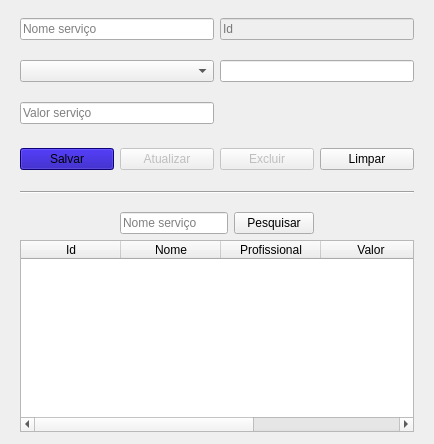
      <widget class="QWidget" name="tabSer">
       <attribute name="icon">
        <iconset resource="../res.qrc">
         <normaloff>:/icons/img/ser_ico.png</normaloff>:/icons/img/ser_ico.png</iconset>
       </attribute>
       <attribute name="title">
        <string>Serviços</string>
       </attribute>
       <layout class="QVBoxLayout" name="verticalLayout_8">
        <property name="leftMargin">
         <number>20</number>
        </property>
        <property name="topMargin">
         <number>12</number>
        </property>
        <property name="rightMargin">
         <number>20</number>
        </property>
        <property name="bottomMargin">
         <number>12</number>
        </property>
        <item>
         <layout class="QHBoxLayout" name="horizontalLayout_9">
          <property name="topMargin">
           <number>6</number>
          </property>
          <property name="bottomMargin">
           <number>6</number>
          </property>
          <item>
           <layout class="QVBoxLayout" name="verticalLayout_5">
            <property name="spacing">
             <number>20</number>
            </property>
            <item>
             <widget class="QLineEdit" name="txtNom_ser">
              <property name="statusTip">
               <string>Digite nome do serviço</string>
              </property>
              <property name="maxLength">
               <number>100</number>
              </property>
              <property name="placeholderText">
               <string>Nome serviço</string>
              </property>
              <property name="clearButtonEnabled">
               <bool>true</bool>
              </property>
             </widget>
            </item>
            <item>
             <widget class="QComboBox" name="cbbPro_ser">
              <property name="statusTip">
               <string>Selecione profissional que realizará este serviço</string>
              </property>
              <property name="placeholderText">
               <string>Selecionar profissional</string>
              </property>
             </widget>
            </item>
            <item>
             <widget class="QLineEdit" name="txtSer_ser">
              <property name="statusTip">
               <string>Digite valor do serviço</string>
              </property>
              <property name="placeholderText">
               <string>Valor serviço</string>
              </property>
              <property name="clearButtonEnabled">
               <bool>true</bool>
              </property>
             </widget>
            </item>
           </layout>
          </item>
          <item>
           <layout class="QVBoxLayout" name="verticalLayout_6">
            <property name="spacing">
             <number>20</number>
            </property>
            <item>
             <widget class="QLineEdit" name="txtId_ser">
              <property name="enabled">
               <bool>false</bool>
              </property>
              <property name="statusTip">
               <string>Código do serviço</string>
              </property>
              <property name="placeholderText">
               <string>Id</string>
              </property>
             </widget>
            </item>
            <item>
             <widget class="QLineEdit" name="horHor_ser">
              <property name="statusTip">
               <string>Digite duração aproximada do serviço</string>
              </property>
              <property name="clearButtonEnabled">
               <bool>true</bool>
              </property>
             </widget>
            </item>
            <item>
             <spacer name="verticalSpacer">
              <property name="orientation">
               <enum>Qt::Vertical</enum>
              </property>
              <property name="sizeType">
               <enum>QSizePolicy::Fixed</enum>
              </property>
              <property name="sizeHint" stdset="0">
               <size>
                <width>14</width>
                <height>40</height>
               </size>
              </property>
             </spacer>
            </item>
           </layout>
          </item>
         </layout>
        </item>
        <item>
         <layout class="QHBoxLayout" name="horizontalLayout_8">
          <property name="topMargin">
           <number>12</number>
          </property>
          <property name="bottomMargin">
           <number>15</number>
          </property>
          <item>
           <widget class="QPushButton" name="pushButton_17">
            <property name="statusTip">
             <string>Cadastrar novo serviço</string>
            </property>
            <property name="styleSheet">
             <string notr="true">background-color: rgb(20, 0, 170);</string>
            </property>
            <property name="text">
             <string>Salvar</string>
            </property>
            <property name="icon">
             <iconset resource="../res.qrc">
              <normaloff>:/icons/img/salvar.png</normaloff>:/icons/img/salvar.png</iconset>
            </property>
           </widget>
          </item>
          <item>
           <widget class="QPushButton" name="pushButton_18">
            <property name="enabled">
             <bool>false</bool>
            </property>
            <property name="statusTip">
             <string>Atualizar serviço</string>
            </property>
            <property name="text">
             <string>Atualizar</string>
            </property>
            <property name="icon">
             <iconset resource="../res.qrc">
              <normaloff>:/icons/img/refresh.png</normaloff>:/icons/img/refresh.png</iconset>
            </property>
           </widget>
          </item>
          <item>
           <widget class="QPushButton" name="pushButton_19">
            <property name="enabled">
             <bool>false</bool>
            </property>
            <property name="statusTip">
             <string>Deletar serviço</string>
            </property>
            <property name="text">
             <string>Excluir</string>
            </property>
            <property name="icon">
             <iconset resource="../res.qrc">
              <normaloff>:/icons/img/edit-delete.png</normaloff>:/icons/img/edit-delete.png</iconset>
            </property>
           </widget>
          </item>
          <item>
           <widget class="QPushButton" name="pushButton_21">
            <property name="statusTip">
             <string>Limpar campos para poder adicionar novo serviço</string>
            </property>
            <property name="text">
             <string>Limpar</string>
            </property>
            <property name="icon">
             <iconset resource="../res.qrc">
              <normaloff>:/icons/img/limpar.png</normaloff>:/icons/img/limpar.png</iconset>
            </property>
           </widget>
          </item>
         </layout>
        </item>
        <item>
         <widget class="Line" name="line_3">
          <property name="orientation">
           <enum>Qt::Horizontal</enum>
          </property>
         </widget>
        </item>
        <item>
         <layout class="QHBoxLayout" name="horizontalLayout_7">
          <property name="leftMargin">
           <number>100</number>
          </property>
          <property name="topMargin">
           <number>12</number>
          </property>
          <property name="rightMargin">
           <number>100</number>
          </property>
          <item>
           <widget class="QLineEdit" name="lineEdit_9">
            <property name="statusTip">
             <string>Pesquisar serviço por nome</string>
            </property>
            <property name="placeholderText">
             <string>Nome serviço</string>
            </property>
            <property name="clearButtonEnabled">
             <bool>true</bool>
            </property>
           </widget>
          </item>
          <item>
           <widget class="QPushButton" name="pushButton_15">
            <property name="statusTip">
             <string>Pesquisar serviço por nome</string>
            </property>
            <property name="text">
             <string>Pesquisar</string>
            </property>
            <property name="icon">
             <iconset resource="../res.qrc">
              <normaloff>:/icons/img/pesquisar.png</normaloff>:/icons/img/pesquisar.png</iconset>
            </property>
           </widget>
          </item>
         </layout>
        </item>
        <item>
         <widget class="QTableWidget" name="table_ser">
          <property name="statusTip">
           <string>Selecione algum serviço para atualizar ou deletar</string>
          </property>
          <column>
           <property name="text">
            <string>Id</string>
           </property>
          </column>
          <column>
           <property name="text">
            <string>Nome</string>
           </property>
          </column>
          <column>
           <property name="text">
            <string>Profissional</string>
           </property>
          </column>
          <column>
           <property name="text">
            <string>Valor</string>
           </property>
          </column>
          <column>
           <property name="text">
            <string>Duração</string>
           </property>
          </column>
         </widget>
        </item>
       </layout>
      </widget>
